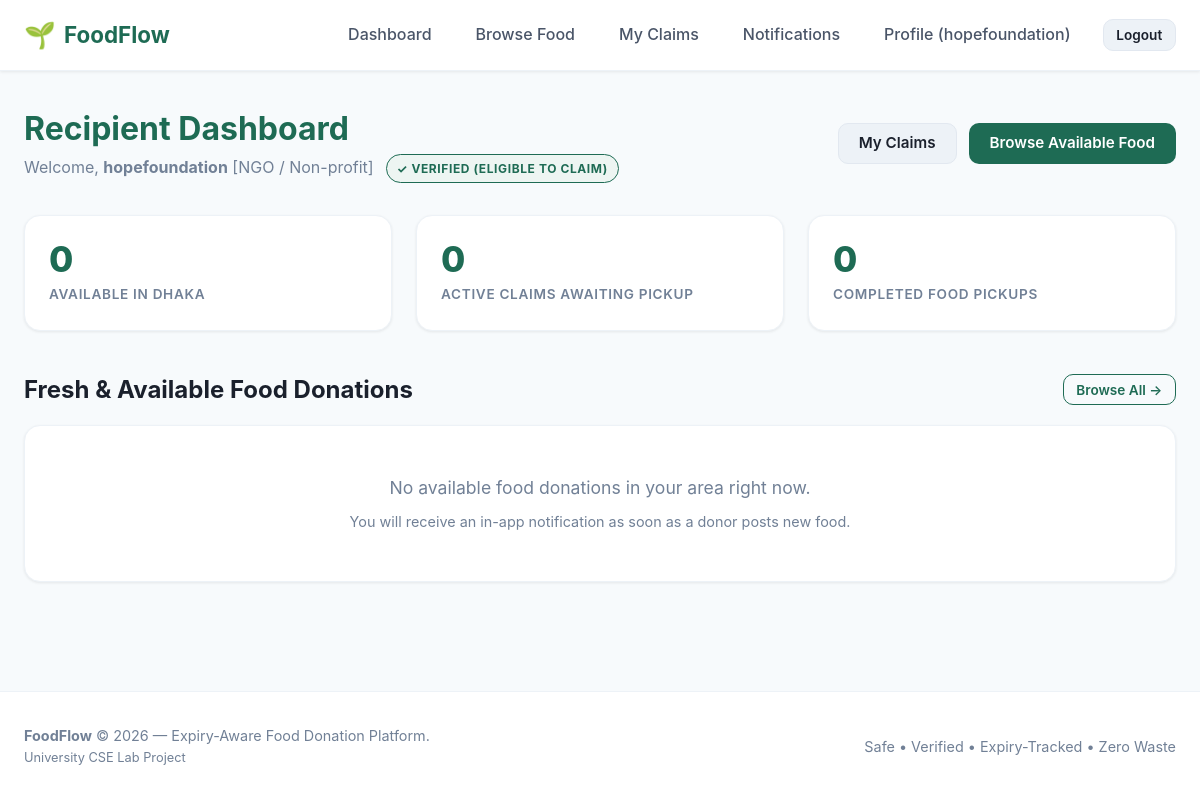
Page /recipient/dashboard/ (signed in) on the committed database.
### accounts/models.py (models this page shows, shortened)
class User(AbstractUser):
    ROLE_DONOR = 'donor'
    ROLE_RECIPIENT = 'recipient'
    ROLE_CHOICES = [
        (ROLE_DONOR, 'Donor'),
        (ROLE_RECIPIENT, 'Recipient'),
    ]
    role = models.CharField(
        max_length=20,
        choices=ROLE_CHOICES,
        default=ROLE_RECIPIENT,
        help_text="Designates whether this user registers as a food Donor or Recipient."
    )
    phone = models.CharField(
        max_length=20,
        blank=True,
        null=True,
        help_text="Contact telephone number"
    )
    @property
    def is_donor(self):
        return self.role == self.ROLE_DONOR
    @property
    def is_recipient(self):
        return self.role == self.ROLE_RECIPIENT

class Recipient(models.Model):
    RECIPIENT_TYPE_CHOICES = [
        ('ngo', 'NGO / Non-profit'),
        ('individual', 'Individual / Family in need'),
        ('shelter', 'Shelter / Orphanage'),
        ('community_kitchen', 'Community Kitchen / Charity'),
        ('other', 'Other Recipient'),
    ]
    user = models.OneToOneField(
        User,
        on_delete=models.CASCADE,
        related_name='recipient_profile'
    )
    recipient_type = models.CharField(
        max_length=30,
        choices=RECIPIENT_TYPE_CHOICES,
        default='individual'
    )
    location = models.ForeignKey(
        'locations.Location',
        on_delete=models.PROTECT,
        related_name='recipients'
    )
    is_verified = models.BooleanField(
        default=False,
        help_text="Designates if this recipient is verified by platform administrators (required to claim food)"
    )
    created_at = models.DateTimeField(auto_now_add=True)
    class Meta:
        verbose_name = "Recipient Profile"
        verbose_name_plural = "Recipient Profiles"

### locations/models.py (models this page shows, shortened)
class Location(models.Model):
    address = models.CharField(max_length=255, help_text="Street address or building details")
    area = models.CharField(max_length=100, db_index=True, help_text="Neighborhood or area name")
    city = models.CharField(max_length=100, db_index=True, help_text="City name")
    postal_code = models.CharField(max_length=20, blank=True, null=True, help_text="Postal / ZIP code")
    latitude = models.DecimalField(max_digits=9, decimal_places=6, null=True, blank=True)
    longitude = models.DecimalField(max_digits=9, decimal_places=6, null=True, blank=True)
    class Meta:
        verbose_name = "Location"
        verbose_name_plural = "Locations"
        indexes = [
            models.Index(fields=['area'], name='loc_area_idx'),
            models.Index(fields=['city'], name='loc_city_idx'),
        ]
        constraints = [
            models.UniqueConstraint(
                fields=['address', 'area', 'city', 'postal_code'],
                name='unique_location_address'
            )
        ]

### accounts/views.py (the view)
# urls.py: path('recipient/dashboard/', views.recipient_dashboard_view, name='recipient_dashboard'),
@login_required
def recipient_dashboard_view(request):
    if not request.user.is_recipient:
        messages.error(request, "Access restricted: Recipient account required.")
        return redirect('accounts:donor_dashboard')
    recipient = getattr(request.user, 'recipient_profile', None)
    if not recipient:
        messages.error(request, "Recipient profile not found. Please complete your registration.")
        return redirect('accounts:profile')
    available_food = FoodListing.visible_to_recipients()
    nearby_food_count = available_food.filter(location__city__iexact=recipient.location.city).count()
    total_available_count = available_food.count()
    user_claims = recipient.claims.all().select_related('listing', 'listing__donor')
    pending_claims = user_claims.filter(status=Claim.STATUS_PENDING)
    completed_claims = user_claims.filter(status=Claim.STATUS_COMPLETED)
    recent_available = available_food[:6]
    context = {
        'recipient': recipient,
        'nearby_food_count': nearby_food_count,
        'total_available_count': total_available_count,
        'pending_claims': pending_claims,
        'pending_claims_count': pending_claims.count(),
        'completed_claims_count': completed_claims.count(),
        'recent_available': recent_available,
    }
    return render(request, 'accounts/recipient_dashboard.html', context)

### listings/models.py (called while the page is built)
    @classmethod
    def visible_to_recipients(cls):
        return cls.objects.filter(
            status=cls.STATUS_AVAILABLE,
            expires_at__gt=timezone.now(),
            safety_check__is_safe=True
        ).select_related('donor', 'location', 'safety_check', 'expiry_tracker')

### notifications/views.py (called while the page is built)
def unread_notification_context(request):
    if request.user.is_authenticated and request.user.is_recipient and hasattr(request.user, 'recipient_profile'):
        count = Notification.objects.filter(recipient=request.user.recipient_profile, is_read=False).count()
        return {'unread_notifications_count': count}
    return {'unread_notifications_count': 0}

### templates/accounts/recipient_dashboard.html (shortened to what this page needs)
{% extends 'base.html' %}
{% block content %}
<div style="display: flex; justify-content: space-between; align-items: center; margin-bottom: 2rem; flex-wrap: wrap; gap: 1rem;">
    <div>
        <h1 style="color: var(--green-700); font-size: 2rem;">Recipient Dashboard</h1>
        <p style="color: var(--grey-500);">
            Welcome, <strong>{{ recipient.user.username }}</strong> [{{ recipient.get_recipient_type_display }}]
            {% if recipient.is_verified %}
                <span class="badge badge-available" style="margin-left: 0.5rem;">✓ Verified (Eligible to Claim)</span>
            {% else %}
                <span class="badge badge-claimed" style="margin-left: 0.5rem;">Pending Admin Verification</span>
            {% endif %}
        </p>
    </div>
    <div style="display: flex; gap: 0.75rem;">
        <a href="{% url 'claims:my_claims' %}" class="btn btn-secondary">My Claims</a>
        <a href="{% url 'listings:browse_food' %}" class="btn btn-primary">Browse Available Food</a>
    </div>
</div>
<div class="grid grid-3" style="margin-bottom: 2.5rem;">
    <div class="stat-card">
        <span class="stat-value">{{ nearby_food_count }}</span>
        <span class="stat-label">Available in {{ recipient.location.city }}</span>
    </div>
    <div class="stat-card">
        <span class="stat-value">{{ pending_claims_count }}</span>
        <span class="stat-label">Active Claims Awaiting Pickup</span>
    </div>
    <div class="stat-card">
        <span class="stat-value">{{ completed_claims_count }}</span>
        <span class="stat-label">Completed Food Pickups</span>
    </div>
</div>
<div style="display: flex; justify-content: space-between; align-items: center; margin-bottom: 1rem;">
    <h2 style="font-size: 1.5rem; color: var(--ink);">Fresh & Available Food Donations</h2>
    <a href="{% url 'listings:browse_food' %}" class="btn btn-outline btn-sm">Browse All &rarr;</a>
</div>
{% if recent_available %}
<div class="grid grid-3">
    {% for listing in recent_available %}
        {% include 'listings/listing_card.html' with listing=listing is_recipient_view=True %}
    {% endfor %}
</div>
{% else %}
<div class="card" style="text-align: center; padding: 3rem;">
    <p style="color: var(--grey-500); font-size: 1.1rem;">No available food donations in your area right now.</p>
    <p style="color: var(--grey-500); font-size: 0.9rem; margin-top: 0.5rem;">You will receive an in-app notification as soon as a donor posts new food.</p>
</div>
{% endif %}
{% endblock %}

### templates/partials/navbar.html (shortened to what this page needs)
{% load static %}
<nav class="navbar">
    <div class="container navbar-container">
        <a href="{% url 'home' %}" class="brand">
            <span class="brand-icon">🌱</span>
            <span>FoodFlow</span>
        </a>
        <ul class="nav-links">
            {% if user.is_authenticated %}
                {% if user.is_donor %}
                    <li><a href="{% url 'accounts:donor_dashboard' %}" class="nav-link">Dashboard</a></li>
                    <li><a href="{% url 'listings:donor_listings' %}" class="nav-link">My Listings</a></li>
                    <li><a href="{% url 'claims:my_claims' %}" class="nav-link">Food Claims</a></li>
                    <li><a href="{% url 'listings:donor_listing_create' %}" class="nav-link btn btn-primary btn-sm" style="color: white;">+ Donate Food</a></li>
                    <li><a href="{% url 'claims:verify_pickup' %}" class="nav-link">Verify Pickup</a></li>
                {% elif user.is_recipient %}
                    <li><a href="{% url 'accounts:recipient_dashboard' %}" class="nav-link">Dashboard</a></li>
                    <li><a href="{% url 'listings:browse_food' %}" class="nav-link">Browse Food</a></li>
                    <li><a href="{% url 'claims:my_claims' %}" class="nav-link">My Claims</a></li>
                    <li>
                        <a href="{% url 'notifications:notification_list' %}" class="nav-link">
                            Notifications
                        </a>
                    </li>
                {% endif %}
                <li><a href="{% url 'accounts:profile' %}" class="nav-link">Profile ({{ user.username }})</a></li>
                <li><a href="{% url 'accounts:logout' %}" class="nav-link btn btn-secondary btn-sm">Logout</a></li>
            {% endif %}
        </ul>
    </div>
</nav>

### static/css/styles.css (style rules this page uses)
:root { --green-700: #1E6B54; --green-600: #258568; --green-50: #EDF5F2; --amber-600: #B7791F; --amber-50: #FEFCF5; --red-600: #C53030; --red-50: #FFF5F5; --grey-500: #718096; --grey-100: #F7FAFC; --grey-200: #EDF2F7; --grey-300: #E2E8F0; --grey-700: #4A5568; --ink: #1A202C; --white: #FFFFFF; --container-max: 1200px; --radius-sm: 6px; --radius-md: 10px; --radius-lg: 16px; --shadow-sm: 0 1px 3px rgba(0,0,0,0.08); --shadow-md: 0 4px 6px -1px rgba(0,0,0,0.08), 0 2px 4px -1px rgba(0,0,0,0.04); --shadow-lg: 0 10px 15px -3px rgba(0,0,0,0.08), 0 4px 6px -2px rgba(0,0,0,0.04); --font-main: -apple-system, BlinkMacSystemFont, "Segoe UI", Roboto, Oxygen, Ubuntu, Cantarell, "Open Sans", "Helvetica Neue", sans-serif; }
*, *::before, *::after { box-sizing: border-box; margin: 0; padding: 0; }
body { font-family: var(--font-main); color: var(--ink); background-color: var(--grey-100); line-height: 1.6; min-height: 100vh; display: flex; flex-direction: column; }
a { color: var(--green-700); text-decoration: none; transition: color 0.2s ease; }
.container { width: 100%; max-width: var(--container-max); margin: 0 auto; padding: 0 1.5rem; }
.navbar { position: sticky; top: 0; z-index: 100; background-color: var(--white); border-bottom: 1px solid var(--grey-200); box-shadow: var(--shadow-sm); }
.navbar-container { display: flex; align-items: center; justify-content: space-between; height: 70px; }
.brand { display: flex; align-items: center; gap: 0.5rem; font-size: 1.4rem; font-weight: 700; color: var(--green-700); text-decoration: none; }
.brand-icon { font-size: 1.6rem; }
.nav-links { display: flex; align-items: center; list-style: none; gap: 1.25rem; }
.nav-link { font-weight: 500; color: var(--grey-700); padding: 0.5rem 0.75rem; border-radius: var(--radius-sm); transition: all 0.2s; text-decoration: none; position: relative; }
.btn { display: inline-flex; align-items: center; justify-content: center; gap: 0.5rem; padding: 0.65rem 1.25rem; font-size: 0.95rem; font-weight: 600; border-radius: var(--radius-md); border: 1px solid transparent; cursor: pointer; text-decoration: none; transition: all 0.2s ease; font-family: inherit; line-height: 1.2; }
.btn-primary { background-color: var(--green-700); color: var(--white); }
.btn-secondary { background-color: var(--grey-200); color: var(--ink); border-color: var(--grey-300); }
.btn-outline { background-color: transparent; color: var(--green-700); border-color: var(--green-700); }
.btn-sm { padding: 0.4rem 0.8rem; font-size: 0.85rem; }
.grid { display: grid; gap: 1.5rem; }
.grid-3 { grid-template-columns: repeat(3, 1fr); }
.card { background: var(--white); border-radius: var(--radius-lg); border: 1px solid var(--grey-200); box-shadow: var(--shadow-sm); padding: 1.5rem; display: flex; flex-direction: column; transition: transform 0.2s, box-shadow 0.2s; }
.badge { display: inline-flex; align-items: center; padding: 0.25rem 0.6rem; border-radius: 9999px; font-size: 0.75rem; font-weight: 700; text-transform: uppercase; letter-spacing: 0.05em; }
.badge-available { background-color: var(--green-50); color: var(--green-700); border: 1px solid var(--green-700); }
.stat-card { background: var(--white); border-radius: var(--radius-lg); padding: 1.5rem; border: 1px solid var(--grey-200); box-shadow: var(--shadow-sm); display: flex; flex-direction: column; }
.stat-value { font-size: 2.2rem; font-weight: 800; color: var(--green-700); line-height: 1.1; margin-bottom: 0.3rem; }
.stat-label { font-size: 0.85rem; font-weight: 600; text-transform: uppercase; color: var(--grey-500); letter-spacing: 0.05em; }

### rows in the picture
User: username "hopefoundation"
Recipient: user.username "hopefoundation", recipient_type "NGO / Non-profit", location.city "DHAKA"

### other values in the picture
{{ nearby_food_count }} "0"
{{ pending_claims_count }} "0"
{{ completed_claims_count }} "0"
